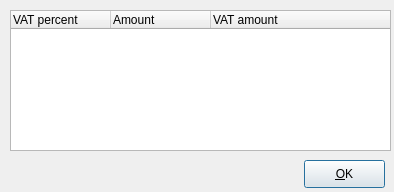
<ui version="4.0" >
 <class>vatshowfrm</class>
 <widget class="QDialog" name="vatshowfrm" >
  <property name="geometry" >
   <rect>
    <x>0</x>
    <y>0</y>
    <width>394</width>
    <height>192</height>
   </rect>
  </property>
  <property name="windowTitle" >
   <string>VAT overview...</string>
  </property>
  <property name="windowIcon" >
   <iconset resource="../resources/images/first4.qrc" >:/kcalc.png</iconset>
  </property>
  <widget class="QTreeWidget" name="treemain" >
   <property name="geometry" >
    <rect>
     <x>10</x>
     <y>10</y>
     <width>381</width>
     <height>141</height>
    </rect>
   </property>
   <column>
    <property name="text" >
     <string>VAT percent</string>
    </property>
   </column>
   <column>
    <property name="text" >
     <string>Amount</string>
    </property>
   </column>
   <column>
    <property name="text" >
     <string>VAT amount</string>
    </property>
   </column>
  </widget>
  <widget class="QPushButton" name="btnok" >
   <property name="geometry" >
    <rect>
     <x>304</x>
     <y>160</y>
     <width>81</width>
     <height>28</height>
    </rect>
   </property>
   <property name="text" >
    <string>&amp;OK</string>
   </property>
   <property name="icon" >
    <iconset resource="../resources/images/first4.qrc" >:/button_ok.png</iconset>
   </property>
  </widget>
 </widget>
 <resources>
  <include location="../resources/images/first4.qrc" />
 </resources>
 <connections>
  <connection>
   <sender>btnok</sender>
   <signal>clicked()</signal>
   <receiver>vatshowfrm</receiver>
   <slot>accept()</slot>
   <hints>
    <hint type="sourcelabel" >
     <x>278</x>
     <y>253</y>
    </hint>
    <hint type="destinationlabel" >
     <x>96</x>
     <y>254</y>
    </hint>
   </hints>
  </connection>
 </connections>
</ui>
